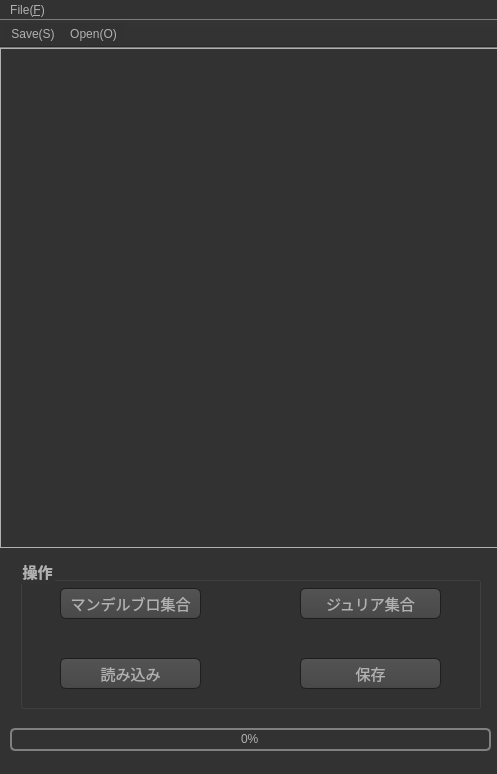
<?xml version="1.0" encoding="UTF-8"?>
<ui version="4.0">
 <class>MainWindow</class>
 <widget class="QMainWindow" name="MainWindow">
  <property name="geometry">
   <rect>
    <x>0</x>
    <y>0</y>
    <width>497</width>
    <height>774</height>
   </rect>
  </property>
  <property name="sizePolicy">
   <sizepolicy hsizetype="Fixed" vsizetype="Fixed">
    <horstretch>0</horstretch>
    <verstretch>0</verstretch>
   </sizepolicy>
  </property>
  <property name="minimumSize">
   <size>
    <width>497</width>
    <height>774</height>
   </size>
  </property>
  <property name="maximumSize">
   <size>
    <width>497</width>
    <height>774</height>
   </size>
  </property>
  <property name="windowTitle">
   <string>マンデルブロ・ジュリア描画</string>
  </property>
  <property name="windowIcon">
   <iconset>
    <normaloff>:/icon/color.png</normaloff>:/icon/color.png</iconset>
  </property>
  <property name="styleSheet">
   <string notr="true">
QToolTip
{
     border: 1px solid black;
     background-color: #ffa02f;
     padding: 1px;
     border-radius: 3px;
     opacity: 100;
}

QWidget
{
    color: #b1b1b1;
    background-color: #323232;
}

QWidget:item:hover
{
    background-color: QLinearGradient( x1: 0, y1: 0, x2: 0, y2: 1, stop: 0 #ffa02f, stop: 1 #ca0619);
    color: #000000;
}

QWidget:item:selected
{
    background-color: QLinearGradient( x1: 0, y1: 0, x2: 0, y2: 1, stop: 0 #ffa02f, stop: 1 #d7801a);
}

QMenuBar::item
{
    background: transparent;
}

QMenuBar::item:selected
{
    background: transparent;
    border: 1px solid #ffaa00;
}

QMenuBar::item:pressed
{
    background: #444;
    border: 1px solid #000;
    background-color: QLinearGradient(
        x1:0, y1:0,
        x2:0, y2:1,
        stop:1 #212121,
        stop:0.4 #343434/*,
        stop:0.2 #343434,
        stop:0.1 #ffaa00*/
    );
    margin-bottom:-1px;
    padding-bottom:1px;
}

QMenu
{
    border: 1px solid #000;
}

QMenu::item
{
    padding: 2px 20px 2px 20px;
}

QMenu::item:selected
{
    color: #000000;
}

QWidget:disabled
{
    color: #404040;
    background-color: #323232;
}

QAbstractItemView
{
    background-color: QLinearGradient( x1: 0, y1: 0, x2: 0, y2: 1, stop: 0 #4d4d4d, stop: 0.1 #646464, stop: 1 #5d5d5d);
}

QWidget:focus
{
    /*border: 2px solid QLinearGradient( x1: 0, y1: 0, x2: 0, y2: 1, stop: 0 #ffa02f, stop: 1 #d7801a);*/
}

QLineEdit
{
    background-color: QLinearGradient( x1: 0, y1: 0, x2: 0, y2: 1, stop: 0 #4d4d4d, stop: 0 #646464, stop: 1 #5d5d5d);
    padding: 1px;
    border-style: solid;
    border: 1px solid #1e1e1e;
    border-radius: 5;
}

QPushButton
{
    color: #b1b1b1;
    background-color: QLinearGradient( x1: 0, y1: 0, x2: 0, y2: 1, stop: 0 #565656, stop: 0.1 #525252, stop: 0.5 #4e4e4e, stop: 0.9 #4a4a4a, stop: 1 #464646);
    border-width: 1px;
    border-color: #1e1e1e;
    border-style: solid;
    border-radius: 6;
    padding: 3px;
    font: 11pt &quot;Meiryo UI&quot;;
    padding-left: 5px;
    padding-right: 5px;
}

QPushButton:pressed
{
    background-color: QLinearGradient( x1: 0, y1: 0, x2: 0, y2: 1, stop: 0 #2d2d2d, stop: 0.1 #2b2b2b, stop: 0.5 #292929, stop: 0.9 #282828, stop: 1 #252525);
}

QComboBox
{
    selection-background-color: #ffaa00;
    background-color: QLinearGradient( x1: 0, y1: 0, x2: 0, y2: 1, stop: 0 #565656, stop: 0.1 #525252, stop: 0.5 #4e4e4e, stop: 0.9 #4a4a4a, stop: 1 #464646);
    border-style: solid;
    border: 1px solid #1e1e1e;
    border-radius: 5;
}

QComboBox:hover,QPushButton:hover
{
    border: 2px solid QLinearGradient( x1: 0, y1: 0, x2: 0, y2: 1, stop: 0 #ffa02f, stop: 1 #d7801a);
}


QComboBox:on
{
    padding-top: 3px;
    padding-left: 4px;
    background-color: QLinearGradient( x1: 0, y1: 0, x2: 0, y2: 1, stop: 0 #2d2d2d, stop: 0.1 #2b2b2b, stop: 0.5 #292929, stop: 0.9 #282828, stop: 1 #252525);
    selection-background-color: #ffaa00;
}

QComboBox QAbstractItemView
{
    border: 2px solid darkgray;
    selection-background-color: QLinearGradient( x1: 0, y1: 0, x2: 0, y2: 1, stop: 0 #ffa02f, stop: 1 #d7801a);
}

QComboBox::drop-down
{
     subcontrol-origin: padding;
     subcontrol-position: top right;
     width: 15px;

     border-left-width: 0px;
     border-left-color: darkgray;
     border-left-style: solid; /* just a single line */
     border-top-right-radius: 3px; /* same radius as the QComboBox */
     border-bottom-right-radius: 3px;
 }

QComboBox::down-arrow
{
     image: url(:/down_arrow.png);
}

QGroupBox:focus
{
border: 2px solid QLinearGradient( x1: 0, y1: 0, x2: 0, y2: 1, stop: 0 #ffa02f, stop: 1 #d7801a);
}

QTextEdit:focus
{
    border: 2px solid QLinearGradient( x1: 0, y1: 0, x2: 0, y2: 1, stop: 0 #ffa02f, stop: 1 #d7801a);
}

QScrollBar:horizontal {
     border: 1px solid #222222;
     background: QLinearGradient( x1: 0, y1: 0, x2: 0, y2: 1, stop: 0.0 #121212, stop: 0.2 #282828, stop: 1 #484848);
     height: 7px;
     margin: 0px 16px 0 16px;
}

QScrollBar::handle:horizontal
{
      background: QLinearGradient( x1: 0, y1: 0, x2: 1, y2: 0, stop: 0 #ffa02f, stop: 0.5 #d7801a, stop: 1 #ffa02f);
      min-height: 20px;
      border-radius: 2px;
}

QScrollBar::add-line:horizontal {
      border: 1px solid #1b1b19;
      border-radius: 2px;
      background: QLinearGradient( x1: 0, y1: 0, x2: 1, y2: 0, stop: 0 #ffa02f, stop: 1 #d7801a);
      width: 14px;
      subcontrol-position: right;
      subcontrol-origin: margin;
}

QScrollBar::sub-line:horizontal {
      border: 1px solid #1b1b19;
      border-radius: 2px;
      background: QLinearGradient( x1: 0, y1: 0, x2: 1, y2: 0, stop: 0 #ffa02f, stop: 1 #d7801a);
      width: 14px;
     subcontrol-position: left;
     subcontrol-origin: margin;
}

QScrollBar::right-arrow:horizontal, QScrollBar::left-arrow:horizontal
{
      border: 1px solid black;
      width: 1px;
      height: 1px;
      background: white;
}

QScrollBar::add-page:horizontal, QScrollBar::sub-page:horizontal
{
      background: none;
}

QScrollBar:vertical
{
      background: QLinearGradient( x1: 0, y1: 0, x2: 1, y2: 0, stop: 0.0 #121212, stop: 0.2 #282828, stop: 1 #484848);
      width: 7px;
      margin: 16px 0 16px 0;
      border: 1px solid #222222;
}

QScrollBar::handle:vertical
{
      background: QLinearGradient( x1: 0, y1: 0, x2: 0, y2: 1, stop: 0 #ffa02f, stop: 0.5 #d7801a, stop: 1 #ffa02f);
      min-height: 20px;
      border-radius: 2px;
}

QScrollBar::add-line:vertical
{
      border: 1px solid #1b1b19;
      border-radius: 2px;
      background: QLinearGradient( x1: 0, y1: 0, x2: 0, y2: 1, stop: 0 #ffa02f, stop: 1 #d7801a);
      height: 14px;
      subcontrol-position: bottom;
      subcontrol-origin: margin;
}

QScrollBar::sub-line:vertical
{
      border: 1px solid #1b1b19;
      border-radius: 2px;
      background: QLinearGradient( x1: 0, y1: 0, x2: 0, y2: 1, stop: 0 #d7801a, stop: 1 #ffa02f);
      height: 14px;
      subcontrol-position: top;
      subcontrol-origin: margin;
}

QScrollBar::up-arrow:vertical, QScrollBar::down-arrow:vertical
{
      border: 1px solid black;
      width: 1px;
      height: 1px;
      background: white;
}


QScrollBar::add-page:vertical, QScrollBar::sub-page:vertical
{
      background: none;
}

QTextEdit
{
    background-color: #242424;
}

QPlainTextEdit
{
    background-color: #242424;
}

QHeaderView::section
{
    background-color: QLinearGradient(x1:0, y1:0, x2:0, y2:1, stop:0 #616161, stop: 0.5 #505050, stop: 0.6 #434343, stop:1 #656565);
    color: white;
    padding-left: 4px;
    border: 1px solid #6c6c6c;
}

QCheckBox:disabled
{
color: #414141;
}

QDockWidget::title
{
    text-align: center;
    spacing: 3px; /* spacing between items in the tool bar */
    background-color: QLinearGradient(x1:0, y1:0, x2:0, y2:1, stop:0 #323232, stop: 0.5 #242424, stop:1 #323232);
}

QDockWidget::close-button, QDockWidget::float-button
{
    text-align: center;
    spacing: 1px; /* spacing between items in the tool bar */
    background-color: QLinearGradient(x1:0, y1:0, x2:0, y2:1, stop:0 #323232, stop: 0.5 #242424, stop:1 #323232);
}

QDockWidget::close-button:hover, QDockWidget::float-button:hover
{
    background: #242424;
}

QDockWidget::close-button:pressed, QDockWidget::float-button:pressed
{
    padding: 1px -1px -1px 1px;
}

QMainWindow::separator
{
    background-color: QLinearGradient(x1:0, y1:0, x2:0, y2:1, stop:0 #161616, stop: 0.5 #151515, stop: 0.6 #212121, stop:1 #343434);
    color: white;
    padding-left: 4px;
    border: 1px solid #4c4c4c;
    spacing: 3px; /* spacing between items in the tool bar */
}

QMainWindow::separator:hover
{

    background-color: QLinearGradient(x1:0, y1:0, x2:0, y2:1, stop:0 #d7801a, stop:0.5 #b56c17 stop:1 #ffa02f);
    color: white;
    padding-left: 4px;
    border: 1px solid #6c6c6c;
    spacing: 3px; /* spacing between items in the tool bar */
}

QToolBar::handle
{
     spacing: 3px; /* spacing between items in the tool bar */
     background: url(:/images/handle.png);
}

QMenu::separator
{
    height: 2px;
    background-color: QLinearGradient(x1:0, y1:0, x2:0, y2:1, stop:0 #161616, stop: 0.5 #151515, stop: 0.6 #212121, stop:1 #343434);
    color: white;
    padding-left: 4px;
    margin-left: 10px;
    margin-right: 5px;
}

QProgressBar
{
    border: 2px solid grey;
    border-radius: 5px;
    text-align: center;
}

QProgressBar::chunk
{
    background-color: #d7801a;
    width: 2.15px;
    margin: 0.5px;
}

QTabBar::tab {
    color: #b1b1b1;
    border: 1px solid #444;
    border-bottom-style: none;
    background-color: #323232;
    padding-left: 10px;
    padding-right: 10px;
    padding-top: 3px;
    padding-bottom: 2px;
    margin-right: -1px;
}

QTabWidget::pane {
    border: 1px solid #444;
    top: 1px;
}

QTabBar::tab:last
{
    margin-right: 0; /* the last selected tab has nothing to overlap with on the right */
    border-top-right-radius: 3px;
}

QTabBar::tab:first:!selected
{
 margin-left: 0px; /* the last selected tab has nothing to overlap with on the right */


    border-top-left-radius: 3px;
}

QTabBar::tab:!selected
{
    color: #b1b1b1;
    border-bottom-style: solid;
    margin-top: 3px;
    background-color: QLinearGradient(x1:0, y1:0, x2:0, y2:1, stop:1 #212121, stop:.4 #343434);
}

QTabBar::tab:selected
{
    border-top-left-radius: 3px;
    border-top-right-radius: 3px;
    margin-bottom: 0px;
}

QTabBar::tab:!selected:hover
{
    /*border-top: 2px solid #ffaa00;
    padding-bottom: 3px;*/
    border-top-left-radius: 3px;
    border-top-right-radius: 3px;
    background-color: QLinearGradient(x1:0, y1:0, x2:0, y2:1, stop:1 #212121, stop:0.4 #343434, stop:0.2 #343434, stop:0.1 #ffaa00);
}

QRadioButton::indicator:checked, QRadioButton::indicator:unchecked{
    color: #b1b1b1;
    background-color: #323232;
    border: 1px solid #b1b1b1;
    border-radius: 6px;
}

QRadioButton::indicator:checked
{
    background-color: qradialgradient(
        cx: 0.5, cy: 0.5,
        fx: 0.5, fy: 0.5,
        radius: 1.0,
        stop: 0.25 #ffaa00,
        stop: 0.3 #323232
    );
}

QCheckBox::indicator{
    color: #b1b1b1;
    background-color: #323232;
    border: 1px solid #b1b1b1;
    width: 9px;
    height: 9px;
}

QRadioButton::indicator
{
    border-radius: 6px;
}

QRadioButton::indicator:hover, QCheckBox::indicator:hover
{
    border: 1px solid #ffaa00;
}

QCheckBox::indicator:checked
{
    image:url(:/images/checkbox.png);
}

QCheckBox::indicator:disabled, QRadioButton::indicator:disabled
{
    border: 1px solid #444;
}</string>
  </property>
  <widget class="QWidget" name="centralwidget">
   <widget class="QGraphicsView" name="graphicsView">
    <property name="geometry">
     <rect>
      <x>0</x>
      <y>0</y>
      <width>500</width>
      <height>500</height>
     </rect>
    </property>
    <property name="sizePolicy">
     <sizepolicy hsizetype="Preferred" vsizetype="Preferred">
      <horstretch>0</horstretch>
      <verstretch>0</verstretch>
     </sizepolicy>
    </property>
    <property name="frameShape">
     <enum>QFrame::Panel</enum>
    </property>
    <property name="frameShadow">
     <enum>QFrame::Plain</enum>
    </property>
    <property name="lineWidth">
     <number>1</number>
    </property>
    <property name="midLineWidth">
     <number>1</number>
    </property>
    <property name="verticalScrollBarPolicy">
     <enum>Qt::ScrollBarAlwaysOff</enum>
    </property>
    <property name="horizontalScrollBarPolicy">
     <enum>Qt::ScrollBarAlwaysOff</enum>
    </property>
   </widget>
   <widget class="QGroupBox" name="groupBox_2">
    <property name="geometry">
     <rect>
      <x>20</x>
      <y>510</y>
      <width>461</width>
      <height>151</height>
     </rect>
    </property>
    <property name="font">
     <font>
      <family>Meiryo UI</family>
      <pointsize>11</pointsize>
      <weight>75</weight>
      <italic>false</italic>
      <bold>true</bold>
      <kerning>true</kerning>
     </font>
    </property>
    <property name="title">
     <string>操作</string>
    </property>
    <widget class="QPushButton" name="pushButton">
     <property name="geometry">
      <rect>
       <x>40</x>
       <y>30</y>
       <width>141</width>
       <height>31</height>
      </rect>
     </property>
     <property name="font">
      <font>
       <family>Meiryo UI</family>
       <pointsize>11</pointsize>
       <weight>50</weight>
       <italic>false</italic>
       <bold>false</bold>
      </font>
     </property>
     <property name="styleSheet">
      <string notr="true">QPushButton
{
font: 11pt &quot;Meiryo UI&quot;;
}</string>
     </property>
     <property name="text">
      <string>マンデルブロ集合</string>
     </property>
    </widget>
    <widget class="QPushButton" name="pushButton_3">
     <property name="geometry">
      <rect>
       <x>280</x>
       <y>30</y>
       <width>141</width>
       <height>31</height>
      </rect>
     </property>
     <property name="font">
      <font>
       <family>Meiryo UI</family>
       <pointsize>11</pointsize>
       <weight>50</weight>
       <italic>false</italic>
       <bold>false</bold>
      </font>
     </property>
     <property name="styleSheet">
      <string notr="true">QPushButton
{
font: 11pt &quot;Meiryo UI&quot;;
}</string>
     </property>
     <property name="text">
      <string>ジュリア集合</string>
     </property>
    </widget>
    <widget class="QPushButton" name="pushButton_2">
     <property name="geometry">
      <rect>
       <x>280</x>
       <y>100</y>
       <width>141</width>
       <height>31</height>
      </rect>
     </property>
     <property name="font">
      <font>
       <family>Meiryo UI</family>
       <pointsize>11</pointsize>
       <weight>50</weight>
       <italic>false</italic>
       <bold>false</bold>
      </font>
     </property>
     <property name="styleSheet">
      <string notr="true">QPushButton
{
font: 11pt &quot;Meiryo UI&quot;;
}</string>
     </property>
     <property name="text">
      <string>保存</string>
     </property>
    </widget>
    <widget class="QPushButton" name="pushButton_6">
     <property name="geometry">
      <rect>
       <x>40</x>
       <y>100</y>
       <width>141</width>
       <height>31</height>
      </rect>
     </property>
     <property name="font">
      <font>
       <family>Meiryo UI</family>
       <pointsize>11</pointsize>
       <weight>50</weight>
       <italic>false</italic>
       <bold>false</bold>
      </font>
     </property>
     <property name="styleSheet">
      <string notr="true">QPushButton
{
font: 11pt &quot;Meiryo UI&quot;;
}</string>
     </property>
     <property name="text">
      <string>読み込み</string>
     </property>
    </widget>
   </widget>
   <widget class="QProgressBar" name="pbar">
    <property name="geometry">
     <rect>
      <x>10</x>
      <y>680</y>
      <width>481</width>
      <height>23</height>
     </rect>
    </property>
    <property name="maximum">
     <number>1000</number>
    </property>
    <property name="value">
     <number>0</number>
    </property>
    <property name="textVisible">
     <bool>true</bool>
    </property>
   </widget>
  </widget>
  <widget class="QMenuBar" name="menuBar">
   <property name="geometry">
    <rect>
     <x>0</x>
     <y>0</y>
     <width>497</width>
     <height>21</height>
    </rect>
   </property>
   <property name="layoutDirection">
    <enum>Qt::LeftToRight</enum>
   </property>
   <widget class="QMenu" name="menu_F">
    <property name="title">
     <string>File(&amp;F)</string>
    </property>
    <addaction name="actionSave_S"/>
    <addaction name="actionOpen_O"/>
    <addaction name="actionExit_Z"/>
   </widget>
   <addaction name="menu_F"/>
  </widget>
  <widget class="QToolBar" name="toolBar">
   <property name="sizePolicy">
    <sizepolicy hsizetype="Preferred" vsizetype="Preferred">
     <horstretch>0</horstretch>
     <verstretch>0</verstretch>
    </sizepolicy>
   </property>
   <property name="windowTitle">
    <string>toolBar</string>
   </property>
   <property name="movable">
    <bool>false</bool>
   </property>
   <property name="toolButtonStyle">
    <enum>Qt::ToolButtonIconOnly</enum>
   </property>
   <attribute name="toolBarArea">
    <enum>TopToolBarArea</enum>
   </attribute>
   <attribute name="toolBarBreak">
    <bool>false</bool>
   </attribute>
   <addaction name="actionSave_S"/>
   <addaction name="actionOpen_O"/>
  </widget>
  <action name="actionSave_S">
   <property name="icon">
    <iconset>
     <normaloff>:/icon/save.png</normaloff>:/icon/save.png</iconset>
   </property>
   <property name="text">
    <string>Save(&amp;S)</string>
   </property>
   <property name="shortcut">
    <string>Ctrl+S</string>
   </property>
  </action>
  <action name="actionOpen_O">
   <property name="icon">
    <iconset>
     <normaloff>:/icon/open.png</normaloff>:/icon/open.png</iconset>
   </property>
   <property name="text">
    <string>Open(&amp;O)</string>
   </property>
   <property name="shortcut">
    <string>Ctrl+O</string>
   </property>
  </action>
  <action name="actionExit_Z">
   <property name="text">
    <string>Exit(&amp;Q)</string>
   </property>
   <property name="shortcut">
    <string>Ctrl+Alt+Q</string>
   </property>
  </action>
 </widget>
 <resources>
  <include location="myresource.qrc"/>
 </resources>
 <connections>
  <connection>
   <sender>pushButton</sender>
   <signal>clicked()</signal>
   <receiver>MainWindow</receiver>
   <slot>draw_mandel()</slot>
   <hints>
    <hint type="sourcelabel">
     <x>200</x>
     <y>626</y>
    </hint>
    <hint type="destinationlabel">
     <x>385</x>
     <y>36</y>
    </hint>
   </hints>
  </connection>
  <connection>
   <sender>pushButton_3</sender>
   <signal>clicked()</signal>
   <receiver>MainWindow</receiver>
   <slot>draw_julia()</slot>
   <hints>
    <hint type="sourcelabel">
     <x>440</x>
     <y>626</y>
    </hint>
    <hint type="destinationlabel">
     <x>385</x>
     <y>37</y>
    </hint>
   </hints>
  </connection>
  <connection>
   <sender>pushButton_2</sender>
   <signal>clicked()</signal>
   <receiver>MainWindow</receiver>
   <slot>save_Image()</slot>
   <hints>
    <hint type="sourcelabel">
     <x>440</x>
     <y>697</y>
    </hint>
    <hint type="destinationlabel">
     <x>385</x>
     <y>339</y>
    </hint>
   </hints>
  </connection>
  <connection>
   <sender>pushButton_6</sender>
   <signal>clicked()</signal>
   <receiver>MainWindow</receiver>
   <slot>load_Image()</slot>
   <hints>
    <hint type="sourcelabel">
     <x>200</x>
     <y>696</y>
    </hint>
    <hint type="destinationlabel">
     <x>385</x>
     <y>188</y>
    </hint>
   </hints>
  </connection>
  <connection>
   <sender>actionSave_S</sender>
   <signal>triggered()</signal>
   <receiver>MainWindow</receiver>
   <slot>save_Image()</slot>
   <hints>
    <hint type="sourcelabel">
     <x>-1</x>
     <y>-1</y>
    </hint>
    <hint type="destinationlabel">
     <x>249</x>
     <y>345</y>
    </hint>
   </hints>
  </connection>
  <connection>
   <sender>actionOpen_O</sender>
   <signal>triggered()</signal>
   <receiver>MainWindow</receiver>
   <slot>load_Image()</slot>
   <hints>
    <hint type="sourcelabel">
     <x>-1</x>
     <y>-1</y>
    </hint>
    <hint type="destinationlabel">
     <x>249</x>
     <y>345</y>
    </hint>
   </hints>
  </connection>
  <connection>
   <sender>actionExit_Z</sender>
   <signal>triggered()</signal>
   <receiver>MainWindow</receiver>
   <slot>close()</slot>
   <hints>
    <hint type="sourcelabel">
     <x>-1</x>
     <y>-1</y>
    </hint>
    <hint type="destinationlabel">
     <x>249</x>
     <y>345</y>
    </hint>
   </hints>
  </connection>
 </connections>
 <slots>
  <slot>draw_mandel()</slot>
  <slot>save_Image()</slot>
  <slot>draw_julia()</slot>
  <slot>confirm_para()</slot>
  <slot>make_sub_window()</slot>
  <slot>load_Image()</slot>
 </slots>
</ui>
